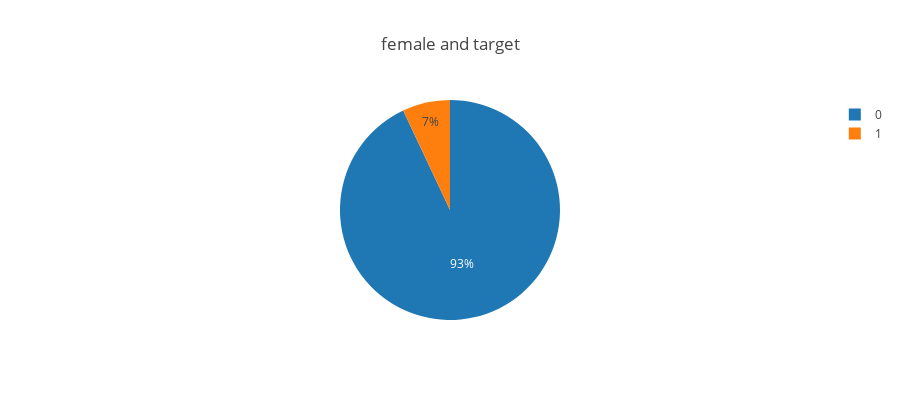
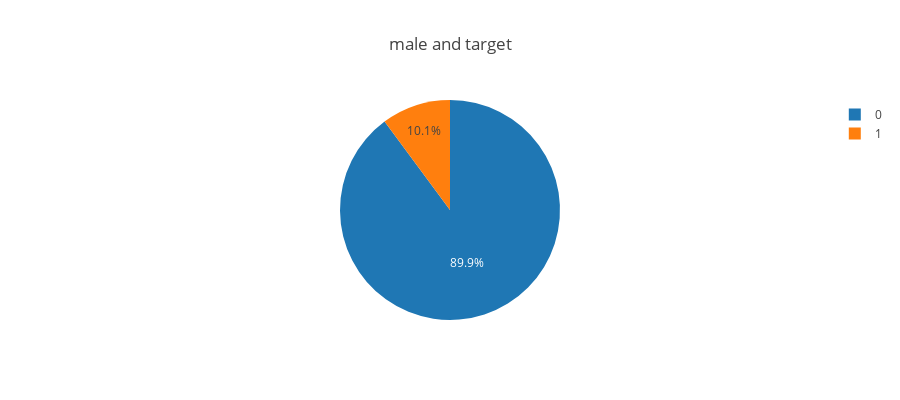

The notebook cell these images were saved under, in order:
### Code cell
df_female = application[application['CODE_GENDER'] == 'F']
pie(df_female, "TARGET", "female and target")
df_male = application[application['CODE_GENDER'] == 'M']
pie(df_male, "TARGET", "male and target")

### Figure 1 — Plotly figure (JSON) as saved in the notebook; plotly's stock layout.template omitted (floating-point values rounded to 4 significant figures)
{"data": [{"labels": [0, 1], "type": "pie", "values": [188278, 14170]}], "layout": {"height": 400, "title": "female and target"}}

### Figure 2 — Plotly figure (JSON) as saved in the notebook; plotly's stock layout.template omitted (floating-point values rounded to 4 significant figures)
{"data": [{"labels": [0, 1], "type": "pie", "values": [94404, 10655]}], "layout": {"height": 400, "title": "male and target"}}
